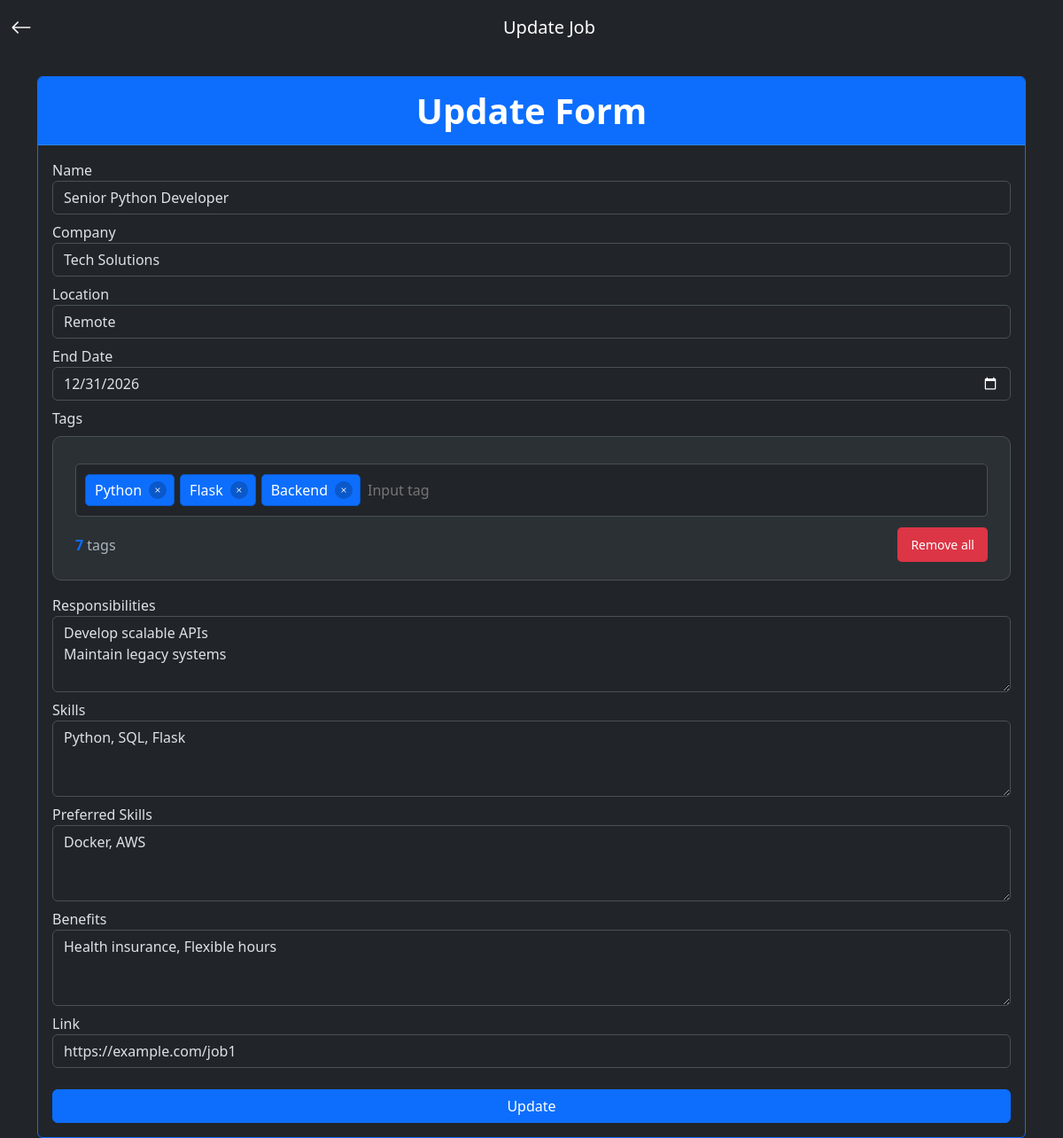
Screenshot of /update_job/2 with the database file from the repository.
### tables this page shows
CREATE TABLE jobs(
            id INTEGER PRIMARY KEY,
            name TEXT,
            company TEXT,
            location TEXT,
            tags TEXT,
            responsibilities TEXT,
            skills TEXT,
            preskills TEXT,
            benefits TEXT,
            link TEXT,
            enddate TEXT,
            point REAL DEFAULT -1,
            missingskill TEXT,
            rcmskills TEXT
        );

### UPS/views.py (the view, shortened to what this page needs)
@app.route('/update_job/<int:id>', methods=['GET', 'POST'])
def update_job_route(id):
    job = get_job_by_id(id)
    return render_template('update_job.html', job=job)

### UPS/job.py (called while the page is built)
def get_job_by_id(id):
    connect = sqlite3.connect(db_path)
    cursor = connect.cursor()
    cursor.execute('SELECT * FROM jobs WHERE id = ?', (id,))
    job = cursor.fetchone()
    connect.close()
    return job

### UPS/templates/update_job.html (shortened to what this page needs)
<!DOCTYPE html>
<html lang="en" data-bs-theme="dark">
<head>
    <link rel="stylesheet" href="{{ url_for('static', filename='css/taginput.css') }}">
    <link href="https://cdn.jsdelivr.net/npm/bootstrap@5.3.2/dist/css/bootstrap.min.css" rel="stylesheet">
    <link rel="stylesheet" href="https://cdn.jsdelivr.net/npm/bootstrap-icons@1.10.5/font/bootstrap-icons.css">
</head>
<body>
    <nav class="navbar navbar-expand-md navbar-dark bg-dark fs-5">
        <div class="container-fluid">
            <a href="{{ url_for('jobs_route') }}" class="navbar-brand fs-4"><i class="bi bi-arrow-left"></i></a>
            <span class="navbar-brand mx-auto">Update Job</span>
        </div>
    </nav>
    <div class="container mt-4">
        <div class="card border-primary">
            <div class="card-header bg-primary text-white text-center fs-1 fw-bold">Update Form</div>
            <div class="card-body">
                <form action="{{ url_for('update_job_route', id=job[0]) }}" method="POST" id="form-job">
                    <div class="mb-2"><label>Name</label><input class="form-control" type="text" name="name" value="{{ job[1] }}" required></div>
                    <div class="mb-2"><label>Company</label><input class="form-control" type="text" name="company" value="{{ job[2] }}" required></div>
                    <div class="mb-2"><label>Location</label><input class="form-control" type="text" name="location" value="{{ job[3] }}" required></div>
                    <div class="mb-2"><label>End Date</label><input class="form-control" type="date" name="enddate" value="{{ job[10] }}" required></div>
                    <div class="mb-3">
                        <label class="form-label">Tags</label>
                        <div class="wrapper">
                            <div class="content">
                                <ul>
                                    <input type="text" spellcheck="false" id="tags-input" placeholder="Input tag">
                                </ul>
                            </div>
                            <div class="details">
                                <p><span>10</span> tags</p>
                                <button type="button" class="remove-all-btn">Remove all</button>
                            </div>
                        </div>
                    </div>
                    <div class="mb-2"><label>Responsibilities</label><textarea class="form-control" name="responsibilities" required rows="3">{{ job[5] }}</textarea></div>
                    <div class="mb-2"><label>Skills</label><textarea class="form-control" name="skills" required rows="3">{{ job[6] }}</textarea></div>
                    <div class="mb-2"><label>Preferred Skills</label><textarea class="form-control" name="preskills" required rows="3">{{ job[7] }}</textarea></div>
                    <div class="mb-2"><label>Benefits</label><textarea class="form-control" name="benefits" required rows="3">{{ job[8] }}</textarea></div>
                    <div class="mb-2"><label>Link</label><input class="form-control" type="text" name="link" value="{{ job[9] }}" required></div>
                    <button type="button" class="btn btn-primary mt-3 w-100" id="submitBtn">Update</button>
                </form>
            </div>
        </div>
    </div>
</body>
</html>

### UPS/static/css/taginput.css (style rules this page uses)
.wrapper { background: #2b3035; border-radius: 10px; padding: 18px 25px 20px; border: 1px solid #495057; width: 100%; }
.wrapper :where(.title, li, li i, .details) { display: flex; align-items: center; }
.content ul { display: flex; flex-wrap: wrap; padding: 7px; margin: 12px 0; border: 1px solid #495057; border-radius: 5px; background: #212529; }
.content ul input { flex: 1; padding: 5px; border: none; outline: none; font-size: 16px; background: transparent; color: #fff; min-width: 100px; }
.details { justify-content: space-between; }
.details span { font-weight: bold; color: #0d6efd; }
.details p { color: #adb5bd; margin-bottom: 0; }
.details button { border: none; outline: none; color: #fff; font-size: 14px; cursor: pointer; padding: 9px 15px; border-radius: 5px; background: #dc3545; transition: background 0.3s ease; }

### rows the page displays
jobs: name "Senior Python Developer", company "Tech Solutions", location "Remote", enddate "12/31/2026", responsibilities "Develop scalable APIs Maintain legacy systems", skills "Python, SQL, Flask", preskills "Docker, AWS", benefits "Health insurance, Flexible hours", link "https://example.com/job1"
